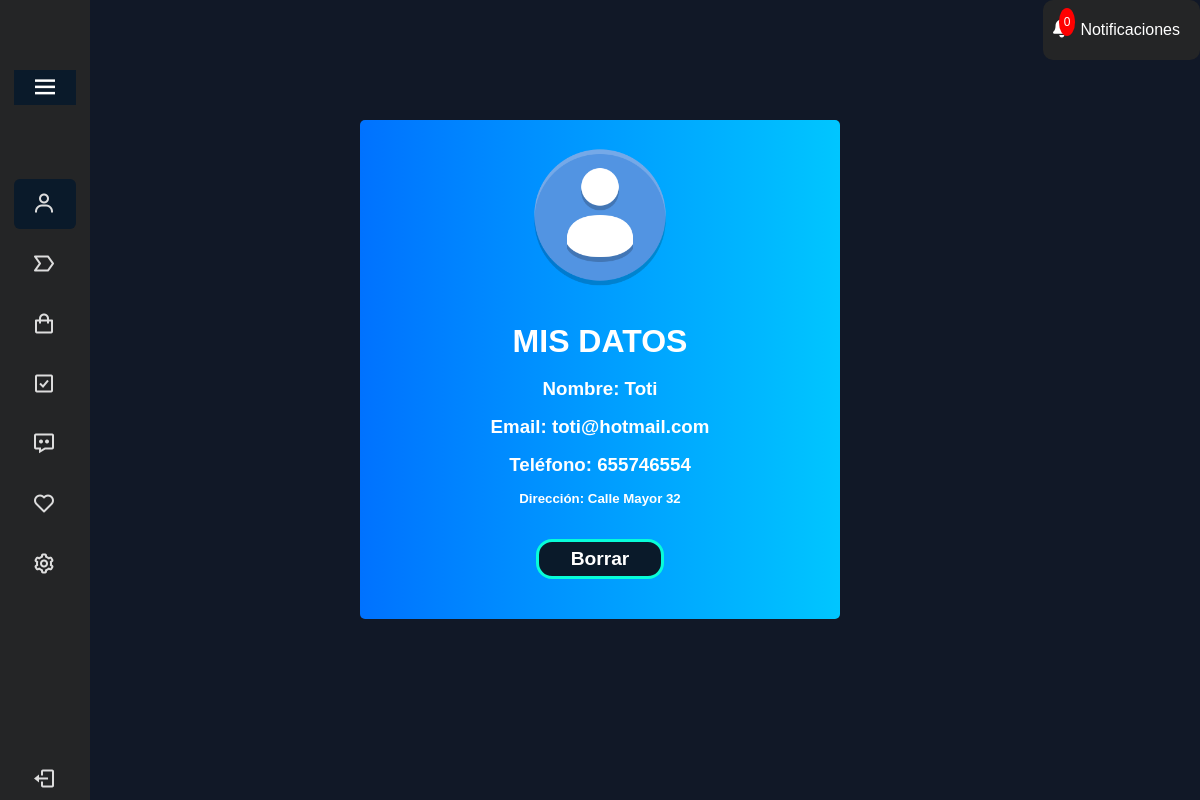
/index.php?controlador=usuarios&action=userDatos (signed in), run on the app's committed database.
### tables this page shows
CREATE TABLE `usuarios` (
  `id_usuario` int(11) NOT NULL,
  `nombre` varchar(50) NOT NULL,
  `email` varchar(50) NOT NULL,
  `pass` varchar(255) NOT NULL,
  `direccion` varchar(100) NOT NULL,
  `telefono` varchar(20) NOT NULL,
  `fecha_creacion` timestamp NOT NULL DEFAULT current_timestamp(),
  `admin` int(1) NOT NULL DEFAULT 0
);

### modelo/conectar.php (called while the page is built)
<?php
class Conectar {
    public static function conexion() {
        try {
            $conexion = new mysqli( '127.0.0.1:3307', 'root', '', 'guitarralandia' );
        } catch( Exception $e ) {
            die( 'Error: '.$e -> getMessage() );
        }
        return $conexion;
    }
}
?>

### modelo/usuarios_modelo.php (called while the page is built, shortened)
<?php
class Usuarios_modelo {
    private $db;
    private $datos;
    public function __construct() {
        require_once( 'conectar.php' );
        $this->db = Conectar::conexion();
        $this->datos = array();
    }
    public function get_usuarios() {
        $sql = 'SELECT * FROM usuarios';
        $consulta = $this->db->query( $sql );
        while ( $registro = $consulta->fetch_assoc() ) {
            $this->datos[] = $registro;
        }
        return $this->datos;
    }
    public function obtener_usuario($id) {
        $sql = "SELECT * FROM usuarios WHERE id_usuario = $id";
        $consulta = $this->db->query($sql);
        $datos = array();
        while ($registro = $consulta->fetch_assoc()) {
            $datos[] = $registro;
        }
        return $datos;
    }
}

### vista/usuarios_vista.php (the view, shortened to what this page needs)
<?php
if (isset($_SESSION['user'])) {
    include 'menu_vista.php';
?>
    <main>
        <?php
        if (isset($array_datosUsuario)) {
            echo '<div class="card2 user">';
            echo '<div class="user-content">';
            echo '<div class="avatar-container2">';
            echo '<img src="../img/avatardefault_92824.png" alt="Avatar" class="avatar-image2">';
            echo '</div>';
            echo '<div class="info-container__user">';
            echo '<h1>MIS DATOS</h1>';
            foreach ($array_datosUsuario as $value) {
                if (is_array($value)) {
                    echo '<h3>Nombre: ' . $value['nombre'] . '</h3>';
                    echo '<h3>Email: ' . $value['email'] . '</h3>';
                    echo '<h3>Teléfono: ' . $value['telefono'] . '</h3>';
                    echo '<h5>Dirección: ' . $value['direccion'] . '</h5>';
                    echo "<form action='' method='POST'>
                <input type='hidden' value=" . $value['nombre'] . " name='btn_BORRAR'>
                <input type='submit' value='Borrar' name='btn_borrarNombre' id='boton_User'>
                </form>";
                } else {
                    echo '<h1 class="title">NO HAY DATOS QUE MOSTRAR</h1>';
                }
            }
            echo '</div>';
            echo '</div>';
            echo '</div>';
        }
        ?>
    </main>
    </div>
<?php
}
?>

### css/style.css (style rules this page uses)
body { background: rgb(17, 24, 39); font-family: "Ubuntu", sans-serif; font-size: 16px; line-height: 1.5; height: 100%; }
main { padding: 20px 10%; }
:root { --body-color: #9b27b00d; --sidebar-color: #ffffff; --primary-color: #9c27b0; --primary-color-light: #9b27b00d; --toggle-color: #dddddd; --text-color: #707070; --tran-03: all 0.2s ease; --tran-04: all 0.3s ease; --tran-05: all 0.4s ease; }
.card2 { background-color: #fff; padding: 20px; margin-bottom: 20px; border-radius: 5px; text-align: center; width: 50%; margin: 0 auto; }
.card2 h1, .card2 h2, .card2 h3, .card2 h4, .card2 h5, .card2 h6 { color: #333; }
.card2.user { background: #00c6ff; background: -webkit-linear-gradient(to right, #0072ff, #00c6ff); background: linear-gradient(to right, #0072ff, #00c6ff); overflow: hidden; margin-top: 100px; }
.card2.user h1, .card2.user h3, .card2.user h5 { color: #FFFFFF; margin-bottom: 10px; }
.avatar-container2 { flex: 1; text-align: center; }
.avatar-image2 { width: 150px; height: 150px; border-radius: 50%; }
#boton_User { padding: 6px; width: 128px; border: 3px solid #08fdd8; background: #0a1a2a; color: #ffffff; font-size: 1.2em; font-weight: bold; text-align: center; text-decoration: none; border-radius: 16px; cursor: pointer; transition: all 800ms ease; -webkit-transition: all 800ms ease; -moz-transition: all 800ms ease; -ms-transition: all 800ms ease; -o-transition: all 800ms ease; margin-top: 20px; }
.info-container__user { flex: 1; padding-left: 20px; box-sizing: border-box; overflow-x: hidden; overflow-y: auto; padding: 20px; }

### data on the page
usuarios: nombre "Toti", email "toti@hotmail.com", telefono "655746554", direccion "Calle Mayor 32"

### other printed values
$num_notificaciones "0"
